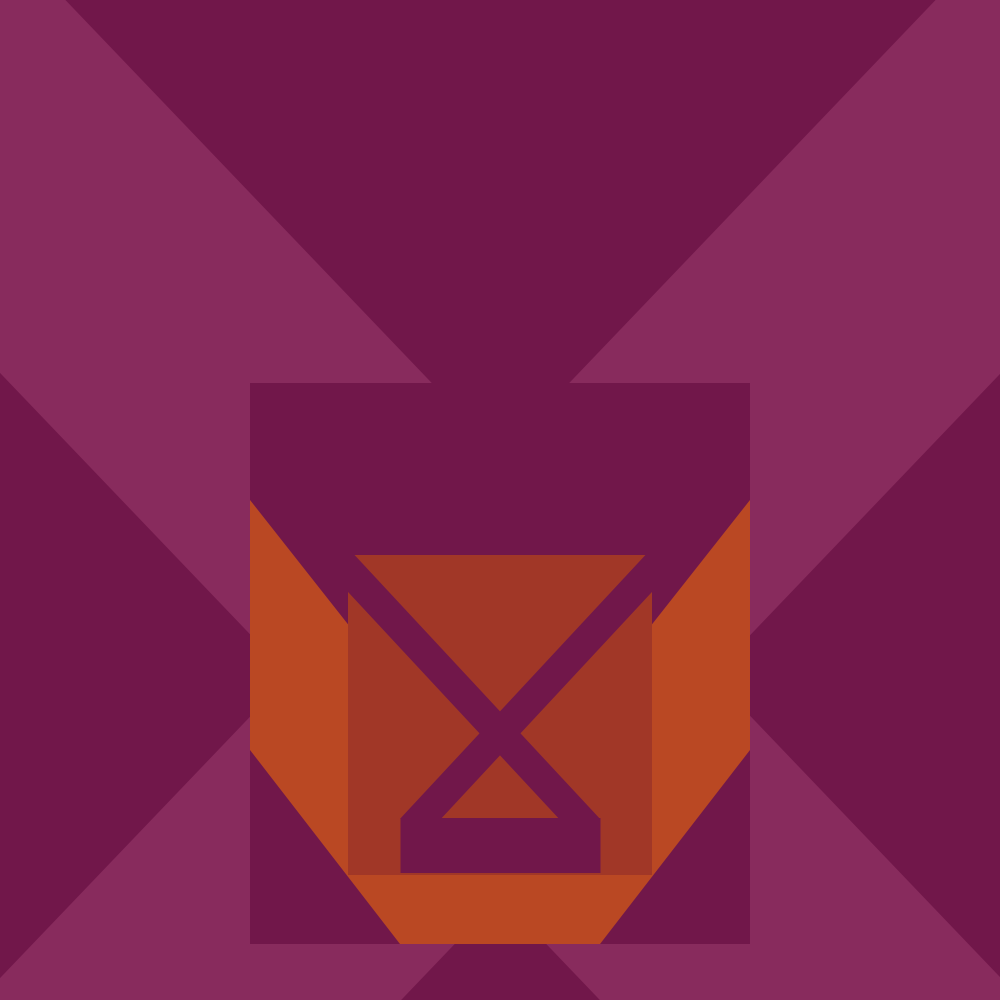
Frame 1 (no input)
Frame 60 (the mouse pressed at the canvas centre just before this capture): identical to frame 1, image omitted
Frame 120 (the mouse held since frame 60 and released just before this capture): identical to frame 1, image omitted

The Processing sketch that drew this single still picture (run headless with seeded random() and noise(); from frame 60 on, the mouse is pressed at the canvas centre):

// Processing sketch: GD105_Spr24_EHuq_a1p2
// ── GD105_Spr24_EHuq_a1p2.pde
/* The Shape and Color Piece, Prompt 2
 Based on Kamal Boullata's "Lam Alif" (1983)
(This is older than me if it was revealed in Jan or early Feb.)
 Original size: 51 × 51 cm (turns out this is not true, the real piece is not square)
 Colors Reference
 1: #71174a dark purple
 2: #882b5d light purple
 3: #A13727 dark orange
 4: #BA4823 light orange
 */

void setup() {
  size(1000, 1000);
}

void draw() {
  // Draw background
  background(#71174a);

  //Draw big light-purple X
  PVector xtop = new PVector(width*-0.05, height*0.10);
  PVector xbot = new PVector(width*1.05, height*1.25);

  strokeCap(PROJECT);
  stroke(#882b5d);
  strokeWeight(305);
  line(xtop.x, xtop.y, xbot.x, xbot.y);
  line(xtop.x, xbot.y, xbot.x, xtop.y);

  // Draw dark-purple Square in lower portion
  PVector squp = new PVector(width*0.250, height*0.383);
  PVector sqdn = new PVector(width*0.750, height*0.944);

  noStroke();

  fill(#71174a);
  rectMode(CORNERS);
  rect(squp.x, squp.y, sqdn.x, sqdn.y);

  // Draw light-orange V
  fill(#BA4823);
  quad(
    sqdn.x, height*0.500,
    sqdn.x, height*0.750,
    width/2+100, sqdn.y,
    width/2-100, sqdn.y
    );

  quad(
    squp.x, height*0.500,
    squp.x, height*0.750,
    width/2-100, sqdn.y,
    width/2+100, sqdn.y
    );

  // Draw little dark-orange square
  fill(#A13727);
  int offset = 152;
  rect(
    width/2 - offset, height*0.555,
    width/2 + offset, height*0.875
    );

  // Draw dark-purple lines
  stroke(#71174a);
  strokeWeight(30);
  strokeCap(SQUARE);
  
  //smaller X shape
  line(
    width/2 - (offset * 1.08),
    height*0.556,
    width/2 + (offset * 0.58),
    height*0.828
    );
  line(
    width/2 + (offset * 1.08),
    height*0.556,
    width/2 - (offset * 0.58),
    height*0.828
    );
  
  //bottom line
  int off2 = 100;
  float lnlvl = height*0.845;
  strokeWeight(55);
  line(
    width/2 - off2, lnlvl,
    width/2 + off2, lnlvl
    );
  
  //if (frameCount == 1){save("GD105 Spr24 EHuq a1p2 output.png");}
}

/*Orphaned code graveyard, no longer useful 
but preserved for posterity.

      palette check
   noStroke();
   fill(#71174a);
   square(81,21,50);
   fill(#882b5d);
   square(140,54,50);
   fill(#A13727);
   square(197,112,50);
   fill(#BA4823);
   square(251,172,50);
   
     find corners
   stroke(0);
   strokeWeight(7);
   point(width*0.633, height*0.896);
   
    guidelines
  stroke(0);
  strokeWeight(1);
  line(width/2, 0, width/2, height);
  line(0, height/2, width, height/2);
  line(0, height*0.75, width, height*0.75);
*/
